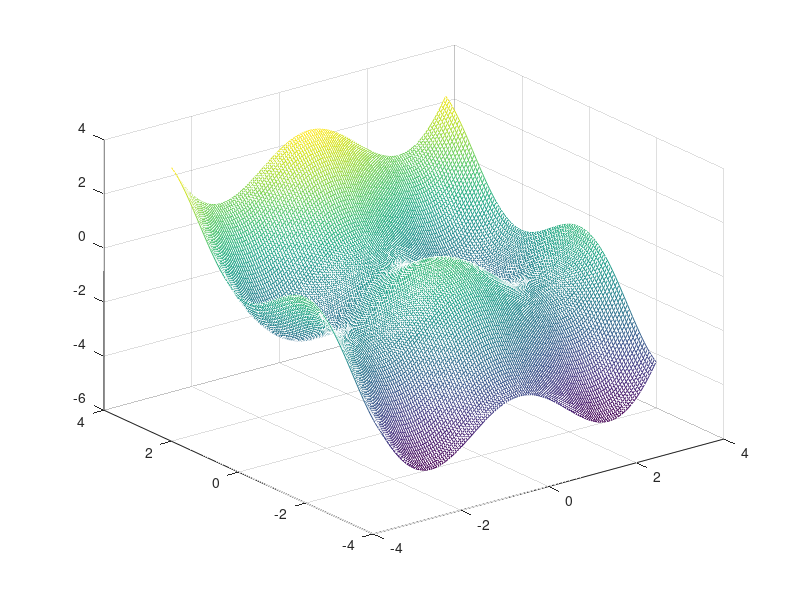

The MATLAB script that drew this image:
[x,y] = meshgrid(-pi:.5:pi);
a = 3;
z = a*sin(sqrt(x.^2+y.^2))./(x.^2+y.^2);
mesh(x,y,z);
%%
[x,y] = meshgrid(-pi:.05:pi);
z = -x.*sin(x) - y.*cos(y);
mesh(x,y,z);